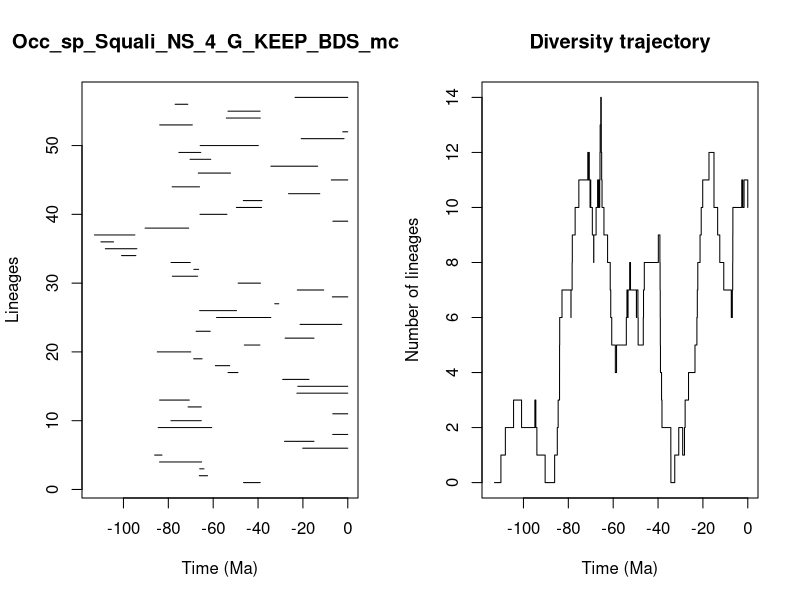

This figure's R source:


pdf(file='../Results/Species_NS/5_MA_bins_EP_FT/pyrate_mcmc_logs/Occ_sp_Squali_NS_4_G_KEEP_BDS_mcmc_LTT.pdf',width=0.6*20, height=0.6*10)
title = "Occ_sp_Squali_NS_4_G_KEEP_BDS_mcmc"
ts=c(46.47920388540512, 66.19979776426017,66.00788922530955,83.91285580642173,86.10199324419138,20.08907462072864,28.215754783180174,6.719700002495059,84.52795139539725,78.82879045417941,6.675323129873503,71.18365395921211,83.90105893065827,22.681664864597867,22.281475089689124,29.021339462128854,53.373524763306854,59.04231744491611,68.69953621142687,84.91591584204076,46.1276162248411,27.928709240178563,67.6172386048851,21.27559082418146,58.501723745685624,66.0399788567344,32.55456421663467,6.885496453902032,22.494967916726278,48.876481522779294,78.22545963882212,68.63051665421935,78.79348686388533,100.84742911003805,108.06499050991629,110.05175555297491,112.92478672881518,90.33895423118472,6.644406513347862,65.88137762265075,49.65595970945104,46.58262374393312,26.412166771705735,78.30230945717531,7.349806526024716,66.65058950803886,34.273745579072745,70.31504770120152,75.30963414736156,65.8089370768724,20.759623411210782,2.240290511638813,83.84421820299995,54.143525439171384,53.40816040914294,76.96404220465199,23.534283023668433)
te=c(39.02803661680332, 62.498578107617035,64.11979033543665,65.1347969593606,82.82137862544533,0.0,15.063722755856617,0.0,60.64391646719936,65.31276631042496,0.0,65.29592045532384,70.65617793001395,0.0,0.0,17.29449530220896,48.9712631283503,52.64766075893204,64.96718731892,70.01041481053775,39.17460714803109,15.062988215055169,61.31937752639646,2.6840094010387,34.30483167191165,49.59937639870182,30.767567600261618,0.0,10.706417037165775,38.926892448326555,66.95048839927445,66.49347113585281,70.23234971628825,94.48099153218865,94.01201595457997,104.41248730732765,94.90968890821942,70.90468382044799,0.0,53.8679143333028,38.436549982769755,38.25264709325177,12.48122242942612,66.09529190670928,0.0,52.27868596613737,13.433864682927283,61.088096759033476,65.54586104920267,39.8739998012947,1.6559287857824516,0.0,69.29535032497986,38.98445712060508,39.091256421363326,71.31653795654842,0.0)
div_traj=c(0, 1,2,3,2,3,2,1,0,1,2,3,4,5,6,7,6,7,8,9,10,11,12,11,12,11,10,11,10,9,8,9,10,11,10,11,10,11,10,11,12,13,14,13,12,11,10,9,8,7,6,5,4,5,6,7,6,7,8,7,6,7,6,5,6,7,8,9,8,7,6,5,4,3,2,1,0,1,2,1,2,3,4,5,6,7,8,9,10,11,12,11,10,9,8,7,6,7,8,9,10,11,10,11,10)
time_events=c(112.92478672881518, 110.05175555297491,108.06499050991629,104.41248730732765,100.84742911003805,94.90968890821942,94.48099153218865,94.01201595457997,90.33895423118472,86.10199324419138,84.91591584204076,84.52795139539725,83.91285580642173,83.90105893065827,83.84421820299995,82.82137862544533,78.82879045417941,78.79348686388533,78.30230945717531,78.22545963882212,76.96404220465199,75.30963414736156,71.31653795654842,71.18365395921211,70.90468382044799,70.65617793001395,70.31504770120152,70.23234971628825,70.01041481053775,69.29535032497986,68.69953621142687,68.63051665421935,67.6172386048851,66.95048839927445,66.65058950803886,66.49347113585281,66.19979776426017,66.09529190670928,66.0399788567344,66.00788922530955,65.88137762265075,65.8089370768724,65.54586104920267,65.31276631042496,65.29592045532384,65.1347969593606,64.96718731892,64.11979033543665,62.498578107617035,61.31937752639646,61.088096759033476,60.64391646719936,59.04231744491611,58.501723745685624,54.143525439171384,53.8679143333028,53.40816040914294,53.373524763306854,52.64766075893204,52.27868596613737,49.65595970945104,49.59937639870182,48.9712631283503,48.876481522779294,46.58262374393312,46.47920388540512,46.1276162248411,39.8739998012947,39.17460714803109,39.091256421363326,39.02803661680332,38.98445712060508,38.926892448326555,38.436549982769755,38.25264709325177,34.30483167191165,34.273745579072745,32.55456421663467,30.767567600261618,29.021339462128854,28.215754783180174,27.928709240178563,26.412166771705735,23.534283023668433,22.681664864597867,22.494967916726278,22.281475089689124,21.27559082418146,20.759623411210782,20.08907462072864,17.29449530220896,15.063722755856617,15.062988215055169,13.433864682927283,12.48122242942612,10.706417037165775,7.349806526024716,6.885496453902032,6.719700002495059,6.675323129873503,6.644406513347862,2.6840094010387,2.240290511638813,1.6559287857824516,0.0)
                par(mfrow=c(1,2))
                L = length(ts)
                plot(ts, 1:L , xlim=c(-max(ts)-1,0), pch=20, type="n", main=title,xlab="Time (Ma)",ylab="Lineages")
                for (i in 1:L){segments(x0=-te[i],y0=i,x1=-ts[i],y1=i)}    
                t = -time_events
                plot(div_traj ~ t,type="s", main = "Diversity trajectory",xlab="Time (Ma)",ylab="Number of lineages",xlim=c(-max(ts)-1,0))
                abline(v=c(65,200,251,367,445),lty=2,col="gray")
                